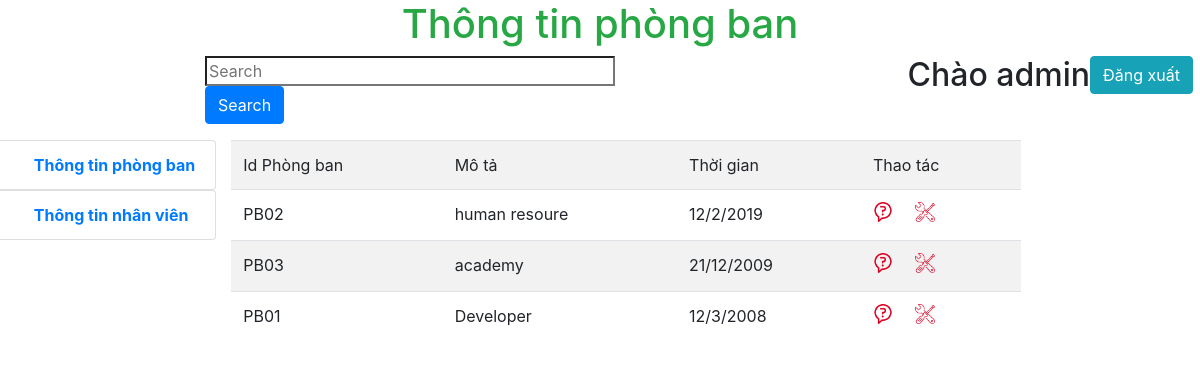
Screenshot of / (signed in) with the database file from the repository.
### tables this page shows
CREATE TABLE `phongban` (
  `idpb` varchar(20) NOT NULL,
  `mota` text NOT NULL,
  `thoigian` text NOT NULL
);

### index.php (the view, shortened to what this page needs)
<?php
  include_once('db/db_conn.php');
  $sql="select * from phongban";
  $result=mysqli_query($link,$sql);
 ?>
<!DOCTYPE html>
<html lang="en" dir="ltr">
  <head>
    <link rel="stylesheet" href="/library/css/bootstrap.css">
  </head>
  <body>
    <h1 class="text-success"><center> Thông tin phòng ban </center></h1>
    <div class="row">
      <div class="col-md-2">
      </div>
      <div class="col-md-5  form-group">
        <input type="search" id="search" name="search" placeholder="Search" size="35">
        <button  class="btn btn-primary" type="button" name="button">Search</button>
      </div>
      <div class="col-md-2"></div>
      <h2>Chào<span class="label label-primary"> <?php echo $_SESSION["username"] ?></span></h2>
      <a href="set_dang_xuat.php"><button type="button" class="btn btn-info"name="button">Đăng xuất</button></a>
    </div>
    <div class="row">
      <div class="col-md-2.5 ">
        <nav class="sidebar" >
        <ul class="list-group">
                <li >
                    <a href="index.php"class="font-weight-bold list-group-item item" >
                        <i class="fa fa-2x fa-home mr-4"></i>&nbsp;Thông tin phòng ban</a>
                </li>
                <li>
                    <a href="ttnv.php"class="font-weight-bold list-group-item  item">
                        <i class="fa fa-2x fa-tag mr-4"></i>&nbsp;Thông tin nhân viên</a>
                </li>
            </ul>
        </nav>
      </div>
      <div class="col-md-8 form-group" id="Detail">
      <table class='table table-striped list'>
      <tr><td>Id Phòng ban</td><td>Mô tả</td><td>Thời gian</td><td>Thao tác</td></tr>
      <?php while($row=mysqli_fetch_array($result)){
         ?>
          <tr>
            <td><?php echo $row['idpb'] ?></td>
            <td><?php echo $row['mota'] ?></td>
            <td><?php echo $row['thoigian'] ?></td>
            <td>
              <div class="row">
                <div class="col-md-3">
                  <form   action="xemctpb.php?data=<?php echo $row['idpb'] ?>" method="post">
                    <input type="image" src="library/image/question.png" width="20" height="20">
                  </form>
                </div>
                <div class="col-md-3">
                  <form   action="chinhsua.php?data=<?php echo $row['idpb'] ?>" method="post">
                    <input type="image" src="library/image/settings.png" width="20" height="20">
                  </form>
                </div>
              </div>
             </td>
          </tr>
      <?php } ?>
      </table>
      </div>
    </div>
  </body>
</html>

### rows the page displays
phongban: idpb "PB02", mota "human resoure", thoigian "12/2/2019"
phongban: idpb "PB03", mota "academy", thoigian "21/12/2009"
phongban: idpb "PB01", mota "Developer", thoigian "12/3/2008"

### other values shown
$_SESSION["username"] "admin"
